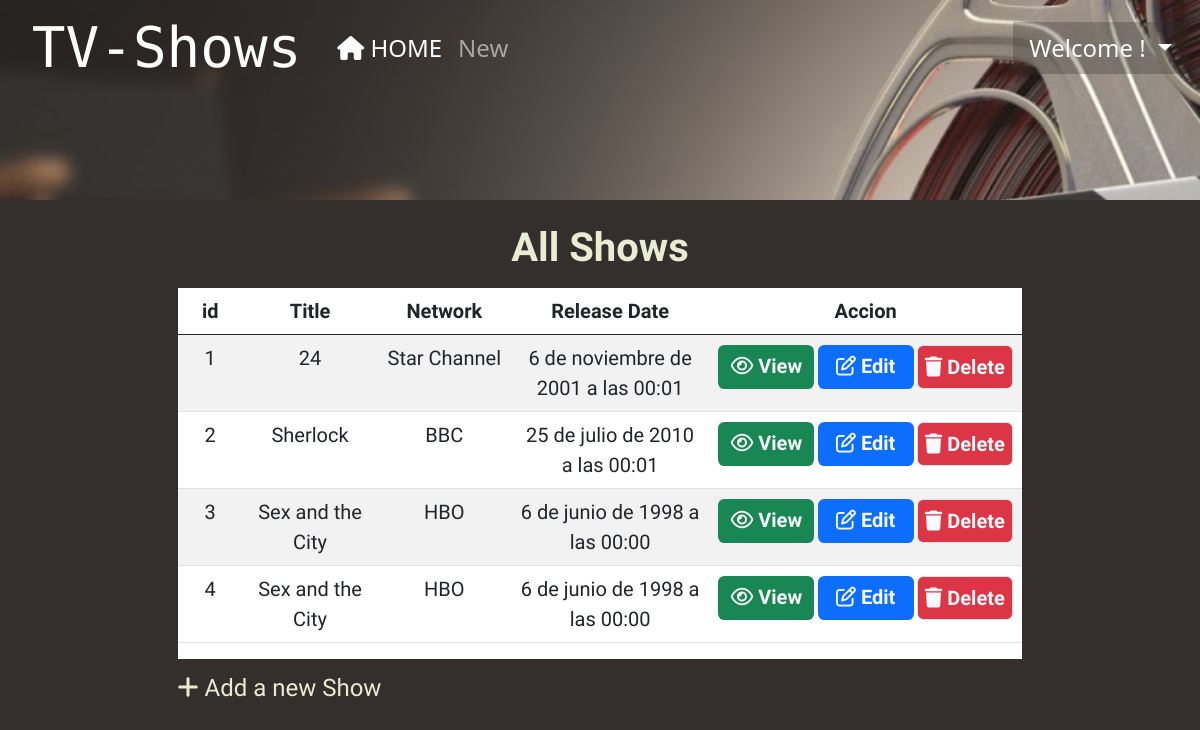
Before: /shows/ (signed in) with the older database file.
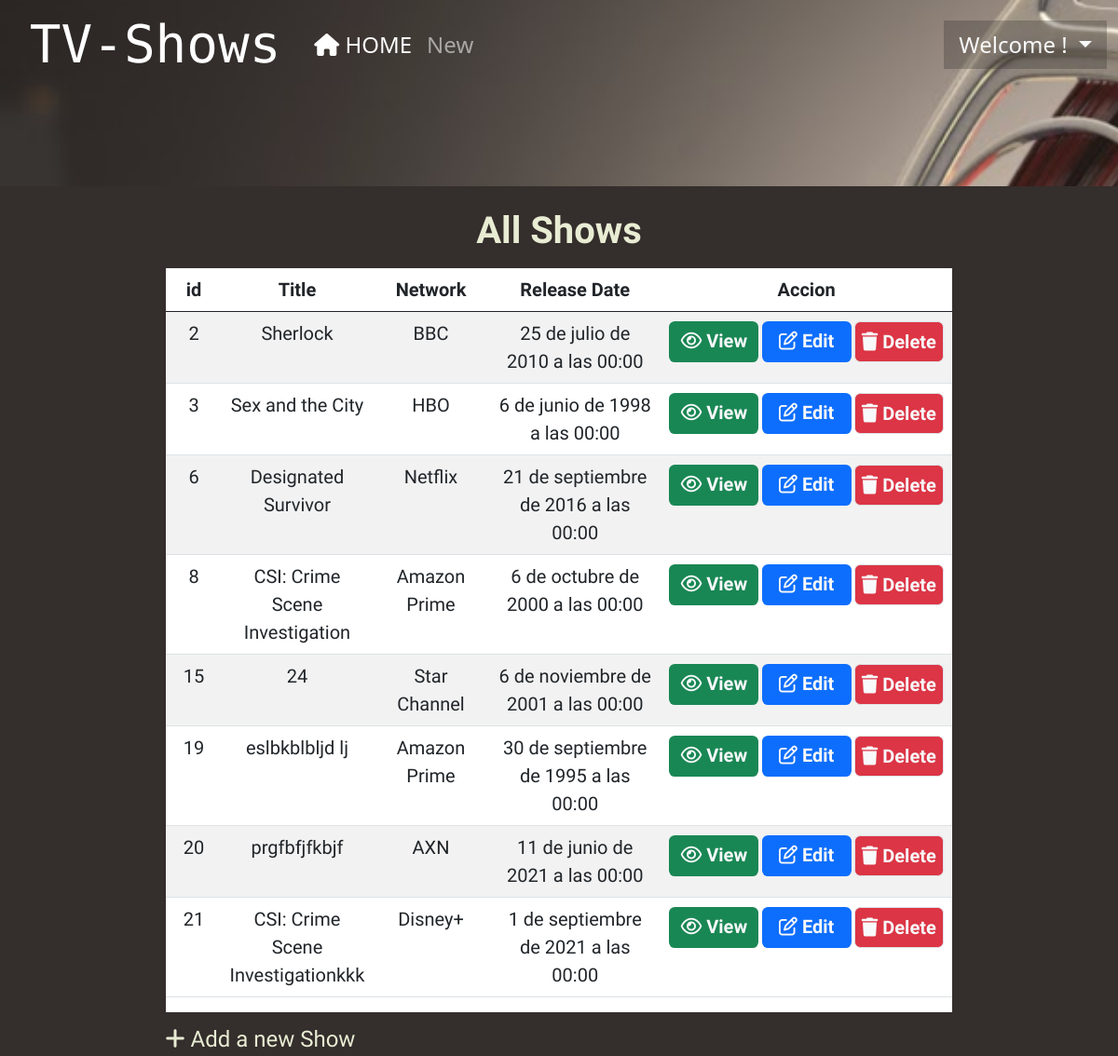
After: the same page with the newer database file.
### crud/models.py (models this page shows, shortened)
class Show(models.Model):
  title = models.CharField(max_length=255)
  network = models.ForeignKey(Network, related_name="network", on_delete = models.CASCADE)
  release_date = models.DateTimeField()
  img_show = models.URLField(default='https://www.pngkey.com/png/full/331-3315307_our-insert-name-here-meme.png')
  description = models.TextField()
  created_at = models.DateTimeField(auto_now_add=True)
  updated_at = models.DateTimeField(auto_now=True)
  objects=ShowManager()

class Network(models.Model):
  name = models.CharField(max_length=255)
  created_at = models.DateTimeField(auto_now_add=True)
  updated_at = models.DateTimeField(auto_now=True)

### crud/decorator.py (the view)
  def wrapper(request, *args, **kwargs):
    if 'user' not in request.session:
      messages.error(request,'Please, sign in or register')
      return redirect ('/register')
    log_rq = func(request, *args, **kwargs)
    return log_rq

### crud/decorator.py (called while the page is built)
def login_rq(func):
  def wrapper(request, *args, **kwargs):
    if 'user' not in request.session:
      messages.error(request,'Please, sign in or register')
      return redirect ('/register')
    log_rq = func(request, *args, **kwargs)
    return log_rq
  return wrapper

### crud/views.py (called while the page is built)
@login_rq
def shows(request):
  tvshows = Show.objects.all()
  networks = Network.objects.all()
  context = {
    "tvshows": tvshows,
    "networks": networks,
    }
  return render(request, "index.html", context)

### crud/templates/index.html (shortened to what this page needs)
{% extends "base.html" %}
{% block estilo %}
  {% load static %}
{% endblock %}
{%block titulo%}All Shows{%endblock%}
{%block content%}
<div class="table-responsive" id="tabla">
  <table class="table table-striped fs-5 text-dark py-2 px-2 text-center">
    <thead>
      <tr class="fw-bolder">
        <th class="col-1" scope="col">id</th>
        <th class="col-2" scope="col">Title</th>
        <th class="col-2" scope="col">Network</th>
        <th class="col-3" scope="col">Release Date</th>
        <th class="col-4" scope="col">Accion</th>
      </tr>
    </thead>
    <tbody>
      {% for show in tvshows %}
      <tr>
        <td scope="row">{{show.id}}</td>
        <td>{{show.title}}</td>
        <td>{{show.network.name}}</td>
        <td>{{show.release_date}}</td>
        <td>
          <form method="POST" action="eliminar/{{postre.id}}">
            <div class="btn-group">
              <a class="bg-success text-light" id="icon" href="{{show.id}}"><i class="far fa-eye 9x"  > </i> View</a>
              <a class="bg-primary text-light" href="{{show.id}}/edit"id="icon"><i class="far fa-edit 9x" > </i> Edit</a>
              <a type="button" data-href="/{{show.id}}/destroy" data-bs-toggle="modal" class="btn-default border bg-danger text-light" id="delete" data-bs-target="#delete_btn"><i class="fas fa-trash 9x"></i> Delete</a>
            </div>
          </form>
        </td>
      </tr>
      {% endfor %}
    </tbody>
  </table>
</div>
<div class="foot fs-4">
  <a href="/shows/create">
    <i class="fas fa-plus"></i> Add a new Show
  </a>
</div>
{%endblock%}

### crud/templates/base.html (shortened to what this page needs)
<!DOCTYPE html>
<html lang="en">
  <head>
    <link href="https://cdn.jsdelivr.net/npm/bootstrap@5.0.2/dist/css/bootstrap.min.css" rel="stylesheet">
    <link rel="stylesheet" href="https://cdnjs.cloudflare.com/ajax/libs/toastr.js/latest/toastr.css" />
    <link rel="stylesheet" href="https://cdnjs.cloudflare.com/ajax/libs/toastr.js/latest/toastr.css" />
    {% load static %}
    <link rel="stylesheet" href="{% static 'css/main_style.css' %}">
    {% block estilos%}
    <link rel="stylesheet" href="{% static 'css/style.css' %}">
    {% endblock %}
  </head>
  <body>
    <div class="wrapped">
      <nav class="navbar navbar-expand-lg navbar-dark bg-muted rounded ms-2 pt-2">
        <div class="container-fluid">
          <a class="navbar-brand">TV-Shows</a>
          <div class="navbar-collapse collapse fs-4 ps-3" id="navbar">
            <ul class="navbar-nav me-auto mb-2 mb-lg-0">
              <a class="nav-link active" aria-current="page" href="/shows"><i class="fas fa-home"></i> HOME</a>
              <li class="nav-item">
                <a class="nav-link" href="/shows/create">New</a>
              </li>
            </ul>
          </div>
          <div class="d-flex align-items-center fs-4" id="menu_userw">
            <div class="dropdown ">
              <a class=" nav-link btn-none dropdown-toggle text-light" role="button" id="menu_user" data-bs-toggle="dropdown" aria-expanded="false">
                Welcome {{request.session.user.name}}!
              </a>
            </div>
          </div>
        </div>
      </nav>
    </div>
    <div class="container-fluid justify-content-center mt-3 " id="contenedor">
      <h1 class="fs-1">{% block titulo%} {% endblock %}</h1>
      {% block content%}
      {% endblock %}
    </div>
  </body>
</html>

### crud/static/css/main_style.css (style rules this page uses)
.navbar-brand { font-family: 'Monoton', cursive; font-size: calc(2em + 2vw); line-height: 1em; padding: 0.1em; margin: 0.11em }
.wrapped { background-image: url('../img/navbar.png'); color: white; background-position: center center; background-attachment: fixed; background-size: cover; position:-ms-page; height:25vh; }
body { background-color: rgb(52,46,44); color: white; background-attachment: fixed; position:-ms-page; z-index:1; width:100%; height:100%; }
#contenedor { font-family: 'Monoton', cursive; font-family: 'Philosopher', sans-serif; color: rgb(232, 236, 211); background-position: center center; background-attachment: fixed; background-size: cover; width:90%; height:68%; }
h1 { margin-top: 1.5rem; margin-bottom: 1rem; text-align: center; font-weight: bold; }
#menu_userw { background: rgb(52,46,44, 0.3); }

### crud/static/css/style.css (style rules this page uses)
#icon, #delete { width: 6rem; padding: 0.4rem; margin: 0.1rem; font-weight: bold; vertical-align: middle; border-radius:0.4rem; }
#tabla { margin: 0 auto; background-color: rgb(255, 255, 255); width: 80%; height:50%; overflow: auto auto; }
.foot { margin: 0 auto; padding-top: 0.7rem; width: 80%; }
a,a:link,a:visited { text-decoration: none; color: rgb(232, 236, 211); }

Changed rows visible on the page:
removed Show: id "1", title "24", network.name "Star Channel", release_date "6 de noviembre de 2001 a las 00:01"
removed Show: id "4", title "Sex and the City", network.name "HBO", release_date "6 de junio de 1998 a las 00:00"
changed Show "Sherlock": release_date "25 de julio de 2010 a las 00:01" → "25 de julio de 2010 a las 00:00"
added Show: id "6", title "Designated Survivor", network.name "Netflix", release_date "21 de septiembre de 2016 a las 00:00"
added Show: id "8", title "CSI: Crime Scene Investigation", network.name "Amazon Prime", release_date "6 de octubre de 2000 a las 00:00"
added Show: id "15", title "24", network.name "Star Channel", release_date "6 de noviembre de 2001 a las 00:00"
added Show: id "19", title "eslbkblbljd lj", network.name "Amazon Prime", release_date "30 de septiembre de 1995 a las 00:00"
added Show: id "20", title "prgfbfjfkbjf", network.name "AXN", release_date "11 de junio de 2021 a las 00:00"
added Show: id "21", title "CSI: Crime Scene Investigationkkk", network.name "Disney+", release_date "1 de septiembre de 2021 a las 00:00"
